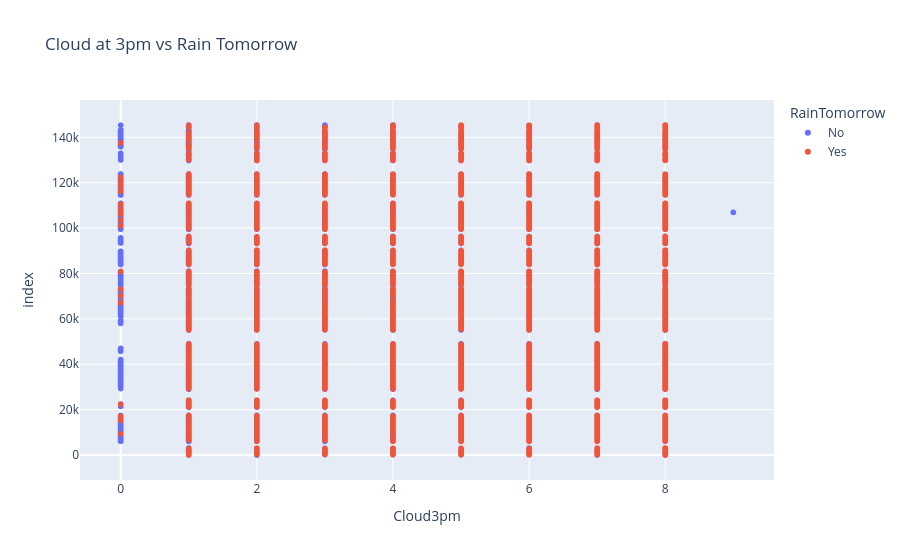

The notebook cell saved with this chart:
### Code cell
px.scatter(raw_df, x='Cloud3pm',title='Cloud at 3pm vs Rain Tomorrow', color='RainTomorrow')

### Figure 1 — Plotly figure (JSON) as saved in the notebook; plotly's stock layout.template omitted (floating-point values rounded to 4 significant figures; data arrays with more than 128 entries replaced by an {"elided": "..."} marker saying what was removed)
{"data": [{"hovertemplate": "RainTomorrow=No<br>Cloud3pm=%{x}<br>index=%{y}<extra></extra>", "legendgroup": "No", "marker": {"color": "#636efa", "symbol": "circle"}, "mode": "markers", "name": "No", "showlegend": true, "type": "scattergl", "x": {"elided": "109586 float values"}, "xaxis": "x", "y": {"elided": "109586 int values"}, "yaxis": "y"}, {"hovertemplate": "RainTomorrow=Yes<br>Cloud3pm=%{x}<br>index=%{y}<extra></extra>", "legendgroup": "Yes", "marker": {"color": "#EF553B", "symbol": "circle"}, "mode": "markers", "name": "Yes", "showlegend": true, "type": "scattergl", "x": {"elided": "31201 float values"}, "xaxis": "x", "y": {"elided": "31201 int values"}, "yaxis": "y"}], "layout": {"legend": {"title": {"text": "RainTomorrow"}, "tracegroupgap": 0}, "title": {"text": "Cloud at 3pm vs Rain Tomorrow"}, "xaxis": {"anchor": "y", "domain": [0, 1], "title": {"text": "Cloud3pm"}}, "yaxis": {"anchor": "x", "domain": [0, 1], "title": {"text": "index"}}}}
